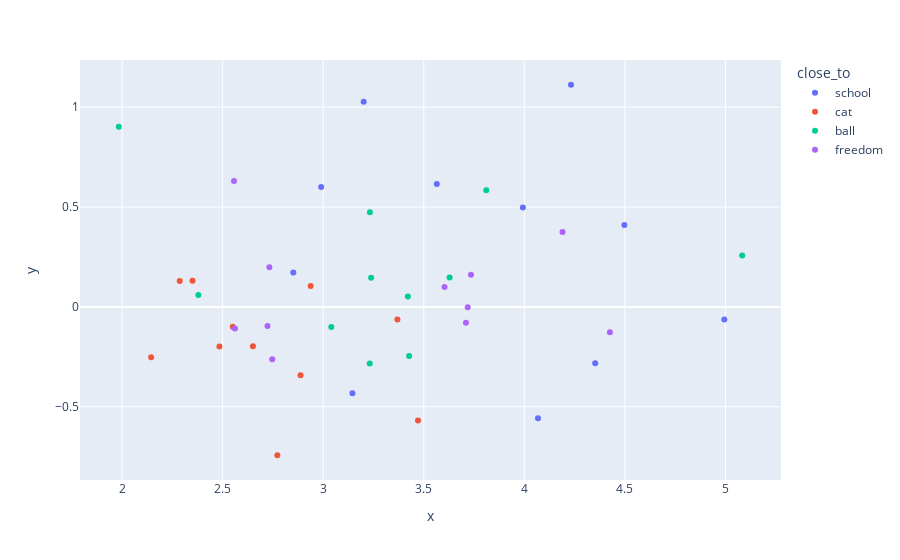

Source (notebook cell):
### Code cell
# compute the reduction for a few words
words = ['school', 'cat', 'ball', 'freedom']
n_neigh = 10

close_to = {w: [w] for w in words}

word_vectors = model[words]
words_2d = pca.transform(word_vectors)

# transform to dataframe
data = pd.DataFrame({'x': words_2d[:,0], 'y': words_2d[:,1], 'words': words, 'close_to': words})

# add closest
for word in words:
    closest = [model.most_similar(word, topn=n_neigh)[i][0] for i in range(len(model.most_similar(word, topn=n_neigh)))]
    closest_vectors = model[closest]
    closest_2d = pca.transform(closest_vectors)
    new_data = pd.DataFrame({'x': closest_2d[:,0], 'y': closest_2d[:,1], 'words': closest, 'close_to': word})
    data = pd.concat([data, new_data])

# plot them
fig = px.scatter(data, x='x', y='y', color='close_to', hover_data=['words'])
fig.show()

### Figure 1 — Plotly figure (JSON) as saved in the notebook; plotly's stock layout.template omitted (floating-point values rounded to 4 significant figures)
{"data": [{"customdata": [["school"], ["college"], ["schools"], ["elementary"], ["students"], ["student"], ["campus"], ["graduate"], ["university"], ["teacher"], ["high"]], "hovertemplate": "close_to=school<br>x=%{x}<br>y=%{y}<br>words=%{customdata[0]}<extra></extra>", "legendgroup": "school", "marker": {"color": "#636efa", "symbol": "circle"}, "mode": "markers", "name": "school", "orientation": "v", "showlegend": true, "type": "scatter", "x": [4.498, 3.993, 4.068, 2.851, 4.353, 3.565, 3.145, 2.99, 4.232, 3.201, 4.995], "xaxis": "x", "y": [0.4097, 0.4982, -0.557, 0.1722, -0.2825, 0.6148, -0.4327, 0.6007, 1.112, 1.027, -0.06329], "yaxis": "y"}, {"customdata": [["cat"], ["dog"], ["rabbit"], ["cats"], ["monkey"], ["pet"], ["dogs"], ["mouse"], ["puppy"], ["rat"], ["spider"]], "hovertemplate": "close_to=cat<br>x=%{x}<br>y=%{y}<br>words=%{customdata[0]}<extra></extra>", "legendgroup": "cat", "marker": {"color": "#EF553B", "symbol": "circle"}, "mode": "markers", "name": "cat", "orientation": "v", "showlegend": true, "type": "scatter", "x": [2.938, 3.369, 2.286, 2.772, 2.484, 2.887, 3.471, 2.65, 2.144, 2.35, 2.55], "xaxis": "x", "y": [0.1052, -0.0634, 0.1293, -0.7428, -0.1986, -0.3416, -0.5694, -0.1973, -0.2517, 0.1306, -0.09996], "yaxis": "y"}, {"customdata": [["ball"], ["kick"], ["throw"], ["balls"], ["off"], ["pitch"], ["bounced"], ["catch"], ["missed"], ["pass"], ["deflected"]], "hovertemplate": "close_to=ball<br>x=%{x}<br>y=%{y}<br>words=%{customdata[0]}<extra></extra>", "legendgroup": "ball", "marker": {"color": "#00cc96", "symbol": "circle"}, "mode": "markers", "name": "ball", "orientation": "v", "showlegend": true, "type": "scatter", "x": [3.811, 3.238, 3.04, 3.231, 5.084, 3.427, 2.379, 3.421, 3.232, 3.629, 1.983], "xaxis": "x", "y": [0.5841, 0.1453, -0.1001, -0.2833, 0.257, -0.2457, 0.05907, 0.05218, 0.4737, 0.1474, 0.902], "yaxis": "y"}, {"customdata": [["freedom"], ["freedoms"], ["rights"], ["democracy"], ["liberty"], ["independence"], ["equality"], ["dignity"], ["liberties"], ["respect"], ["free"]], "hovertemplate": "close_to=freedom<br>x=%{x}<br>y=%{y}<br>words=%{customdata[0]}<extra></extra>", "legendgroup": "freedom", "marker": {"color": "#ab63fa", "symbol": "circle"}, "mode": "markers", "name": "freedom", "orientation": "v", "showlegend": true, "type": "scatter", "x": [3.735, 2.561, 4.19, 3.71, 2.723, 3.719, 2.732, 2.746, 2.556, 3.603, 4.426], "xaxis": "x", "y": [0.1614, -0.1084, 0.3754, -0.07885, -0.09627, -0.001409, 0.1987, -0.2624, 0.6302, 0.09993, -0.1271], "yaxis": "y"}], "layout": {"legend": {"title": {"text": "close_to"}, "tracegroupgap": 0}, "margin": {"t": 60}, "xaxis": {"anchor": "y", "domain": [0, 1], "title": {"text": "x"}}, "yaxis": {"anchor": "x", "domain": [0, 1], "title": {"text": "y"}}}}
